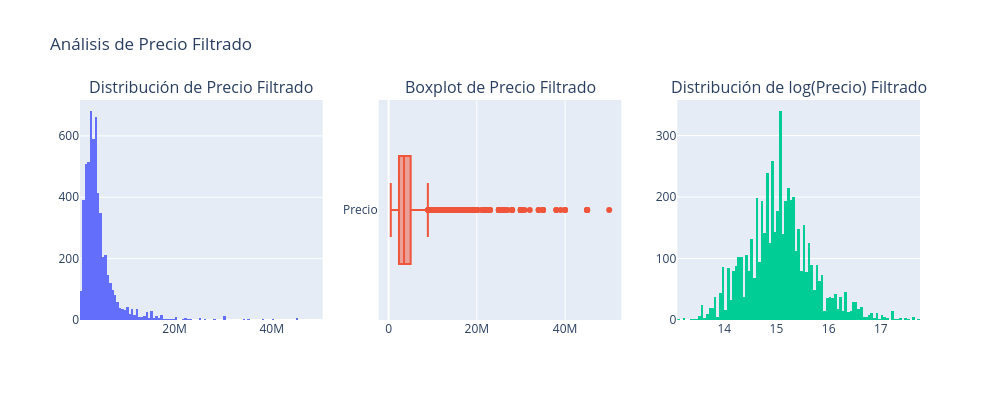

Notebook code cell kept with this figure:
### Code cell
fig = make_subplots(rows=1, cols=3, subplot_titles=["Distribución de Precio Filtrado", "Boxplot de Precio Filtrado", "Distribución de log(Precio) Filtrado"])

fig.add_trace(go.Histogram(x=df_filtrado["Precio"], name="Precio", showlegend=False), row=1, col=1)

fig.add_trace(go.Box(x=df_filtrado["Precio"], name="Precio", showlegend=False), row=1, col=2)

# A una escala logarítmica, para ver la distribución mas normalizada de los precios
fig.add_trace(go.Histogram(x=np.log1p(df_filtrado["Precio"]), name="log(Precio)", showlegend=False), row=1, col=3)

fig.update_layout(title="Análisis de Precio Filtrado", height=400, width=1000)
fig.show()

### Figure 1 — Plotly figure (JSON) as saved in the notebook; plotly's stock layout.template omitted (floating-point values rounded to 4 significant figures; data arrays with more than 128 entries replaced by an {"elided": "..."} marker saying what was removed)
{"data": [{"name": "Precio", "showlegend": false, "type": "histogram", "x": {"elided": "5612 int values"}, "xaxis": "x", "yaxis": "y"}, {"name": "Precio", "showlegend": false, "type": "box", "x": {"elided": "5612 int values"}, "xaxis": "x2", "yaxis": "y2"}, {"name": "log(Precio)", "showlegend": false, "type": "histogram", "x": {"elided": "5612 float values"}, "xaxis": "x3", "yaxis": "y3"}], "layout": {"annotations": [{"font": {"size": 16}, "showarrow": false, "text": "Distribución de Precio Filtrado", "x": 0.1444, "xanchor": "center", "xref": "paper", "y": 1, "yanchor": "bottom", "yref": "paper"}, {"font": {"size": 16}, "showarrow": false, "text": "Boxplot de Precio Filtrado", "x": 0.5, "xanchor": "center", "xref": "paper", "y": 1, "yanchor": "bottom", "yref": "paper"}, {"font": {"size": 16}, "showarrow": false, "text": "Distribución de log(Precio) Filtrado", "x": 0.8556, "xanchor": "center", "xref": "paper", "y": 1, "yanchor": "bottom", "yref": "paper"}], "height": 400, "title": {"text": "Análisis de Precio Filtrado"}, "width": 1000, "xaxis": {"anchor": "y", "domain": [0, 0.2889]}, "xaxis2": {"anchor": "y2", "domain": [0.3556, 0.6444]}, "xaxis3": {"anchor": "y3", "domain": [0.7111, 1]}, "yaxis": {"anchor": "x", "domain": [0, 1]}, "yaxis2": {"anchor": "x2", "domain": [0, 1]}, "yaxis3": {"anchor": "x3", "domain": [0, 1]}}}
